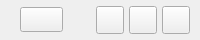
           <widget class="QFrame" name="contentTopBg">
            <property name="minimumSize">
             <size>
              <width>0</width>
              <height>40</height>
             </size>
            </property>
            <property name="maximumSize">
             <size>
              <width>16777215</width>
              <height>40</height>
             </size>
            </property>
            <property name="frameShape">
             <enum>QFrame::NoFrame</enum>
            </property>
            <property name="frameShadow">
             <enum>QFrame::Raised</enum>
            </property>
            <layout class="QHBoxLayout" name="horizontalLayout">
             <property name="spacing">
              <number>0</number>
             </property>
             <property name="leftMargin">
              <number>0</number>
             </property>
             <property name="topMargin">
              <number>0</number>
             </property>
             <property name="rightMargin">
              <number>10</number>
             </property>
             <property name="bottomMargin">
              <number>0</number>
             </property>
             <item>
              <widget class="QFrame" name="leftBox">
               <property name="sizePolicy">
                <sizepolicy hsizetype="Expanding" vsizetype="Preferred">
                 <horstretch>0</horstretch>
                 <verstretch>0</verstretch>
                </sizepolicy>
               </property>
               <property name="frameShape">
                <enum>QFrame::NoFrame</enum>
               </property>
               <property name="frameShadow">
                <enum>QFrame::Raised</enum>
               </property>
               <layout class="QHBoxLayout" name="horizontalLayout_3">
                <property name="spacing">
                 <number>0</number>
                </property>
                <property name="leftMargin">
                 <number>20</number>
                </property>
                <property name="topMargin">
                 <number>0</number>
                </property>
                <property name="rightMargin">
                 <number>0</number>
                </property>
                <property name="bottomMargin">
                 <number>0</number>
                </property>
                <item alignment="Qt::AlignLeft">
                 <widget class="QPushButton" name="toggleButton">
                  <property name="sizePolicy">
                   <sizepolicy hsizetype="Fixed" vsizetype="Fixed">
                    <horstretch>0</horstretch>
                    <verstretch>0</verstretch>
                   </sizepolicy>
                  </property>
                  <property name="minimumSize">
                   <size>
                    <width>0</width>
                    <height>0</height>
                   </size>
                  </property>
                  <property name="maximumSize">
                   <size>
                    <width>60</width>
                    <height>16777215</height>
                   </size>
                  </property>
                  <property name="font">
                   <font>
                    <family>Roboto Black</family>
                    <pointsize>10</pointsize>
                    <weight>10</weight>
                    <italic>false</italic>
                    <bold>false</bold>
                   </font>
                  </property>
                  <property name="cursor">
                   <cursorShape>PointingHandCursor</cursorShape>
                  </property>
                  <property name="layoutDirection">
                   <enum>Qt::LeftToRight</enum>
                  </property>
                  <property name="styleSheet">
                   <string notr="true"/>
                  </property>
                  <property name="text">
                   <string/>
                  </property>
                  <property name="icon">
                   <iconset resource="resources.qrc">
                    <normaloff>:/icons/images/icons/icons8-menu-30.png</normaloff>:/icons/images/icons/icons8-menu-30.png</iconset>
                  </property>
                  <property name="iconSize">
                   <size>
                    <width>30</width>
                    <height>30</height>
                   </size>
                  </property>
                 </widget>
                </item>
               </layout>
              </widget>
             </item>
             <item alignment="Qt::AlignRight">
              <widget class="QFrame" name="rightButtons">
               <property name="minimumSize">
                <size>
                 <width>0</width>
                 <height>28</height>
                </size>
               </property>
               <property name="frameShape">
                <enum>QFrame::NoFrame</enum>
               </property>
               <property name="frameShadow">
                <enum>QFrame::Raised</enum>
               </property>
               <layout class="QHBoxLayout" name="horizontalLayout_2">
                <property name="spacing">
                 <number>5</number>
                </property>
                <property name="leftMargin">
                 <number>0</number>
                </property>
                <property name="topMargin">
                 <number>0</number>
                </property>
                <property name="rightMargin">
                 <number>0</number>
                </property>
                <property name="bottomMargin">
                 <number>0</number>
                </property>
                <item>
                 <widget class="QPushButton" name="minimizeAppBtn">
                  <property name="minimumSize">
                   <size>
                    <width>28</width>
                    <height>28</height>
                   </size>
                  </property>
                  <property name="maximumSize">
                   <size>
                    <width>28</width>
                    <height>28</height>
                   </size>
                  </property>
                  <property name="cursor">
                   <cursorShape>PointingHandCursor</cursorShape>
                  </property>
                  <property name="toolTip">
                   <string>Minimize</string>
                  </property>
                  <property name="text">
                   <string/>
                  </property>
                  <property name="icon">
                   <iconset resource="resources.qrc">
                    <normaloff>:/icons/images/icons/icons8-horizontal-line-30.png</normaloff>:/icons/images/icons/icons8-horizontal-line-30.png</iconset>
                  </property>
                  <property name="iconSize">
                   <size>
                    <width>20</width>
                    <height>20</height>
                   </size>
                  </property>
                 </widget>
                </item>
                <item>
                 <widget class="QPushButton" name="maximizeRestoreAppBtn">
                  <property name="minimumSize">
                   <size>
                    <width>28</width>
                    <height>28</height>
                   </size>
                  </property>
                  <property name="maximumSize">
                   <size>
                    <width>28</width>
                    <height>28</height>
                   </size>
                  </property>
                  <property name="font">
                   <font>
                    <family>Roboto Black</family>
                    <pointsize>10</pointsize>
                    <weight>10</weight>
                    <italic>false</italic>
                    <bold>false</bold>
                   </font>
                  </property>
                  <property name="cursor">
                   <cursorShape>PointingHandCursor</cursorShape>
                  </property>
                  <property name="toolTip">
                   <string>Maximize</string>
                  </property>
                  <property name="text">
                   <string/>
                  </property>
                  <property name="icon">
                   <iconset resource="resources.qrc">
                    <normaloff>:/icons/images/icons/icons8-rectangle-30.png</normaloff>:/icons/images/icons/icons8-rectangle-30.png</iconset>
                  </property>
                  <property name="iconSize">
                   <size>
                    <width>20</width>
                    <height>20</height>
                   </size>
                  </property>
                 </widget>
                </item>
                <item>
                 <widget class="QPushButton" name="closeAppBtn">
                  <property name="minimumSize">
                   <size>
                    <width>28</width>
                    <height>28</height>
                   </size>
                  </property>
                  <property name="maximumSize">
                   <size>
                    <width>28</width>
                    <height>28</height>
                   </size>
                  </property>
                  <property name="cursor">
                   <cursorShape>PointingHandCursor</cursorShape>
                  </property>
                  <property name="toolTip">
                   <string>Close</string>
                  </property>
                  <property name="text">
                   <string/>
                  </property>
                  <property name="icon">
                   <iconset resource="resources.qrc">
                    <normaloff>:/icons/images/icons/icons8-close-30.png</normaloff>:/icons/images/icons/icons8-close-30.png</iconset>
                  </property>
                  <property name="iconSize">
                   <size>
                    <width>25</width>
                    <height>25</height>
                   </size>
                  </property>
                 </widget>
                </item>
               </layout>
              </widget>
             </item>
            </layout>
           </widget>
